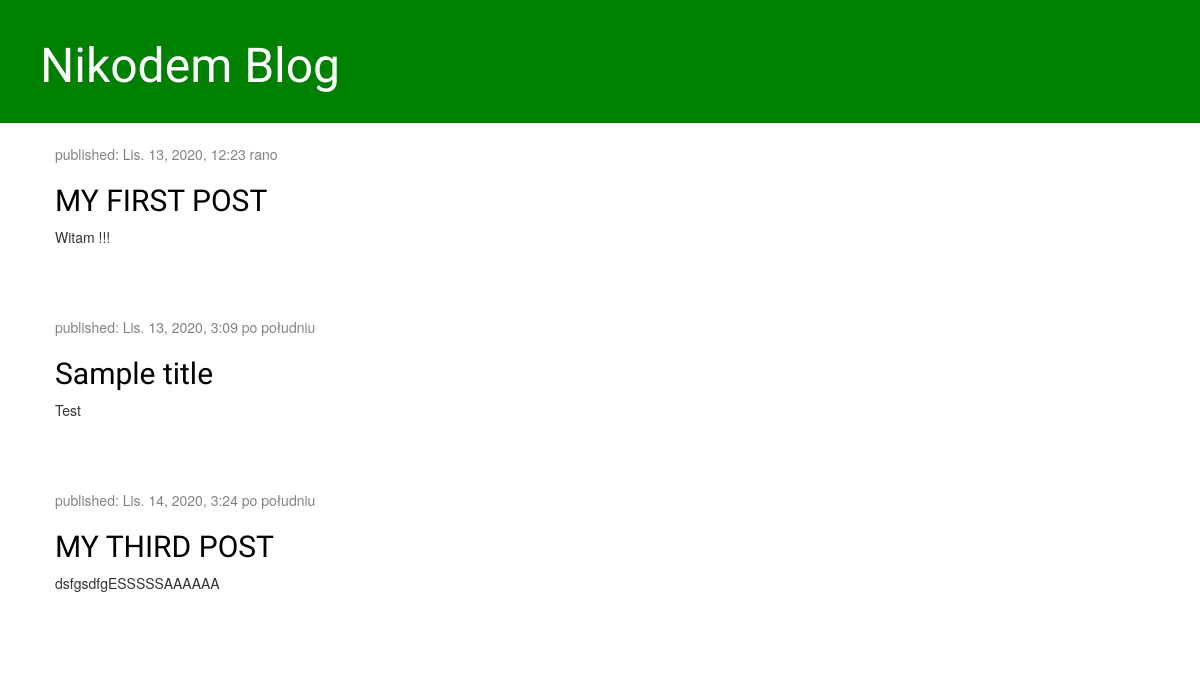
/, run on an earlier commit of the app's database.
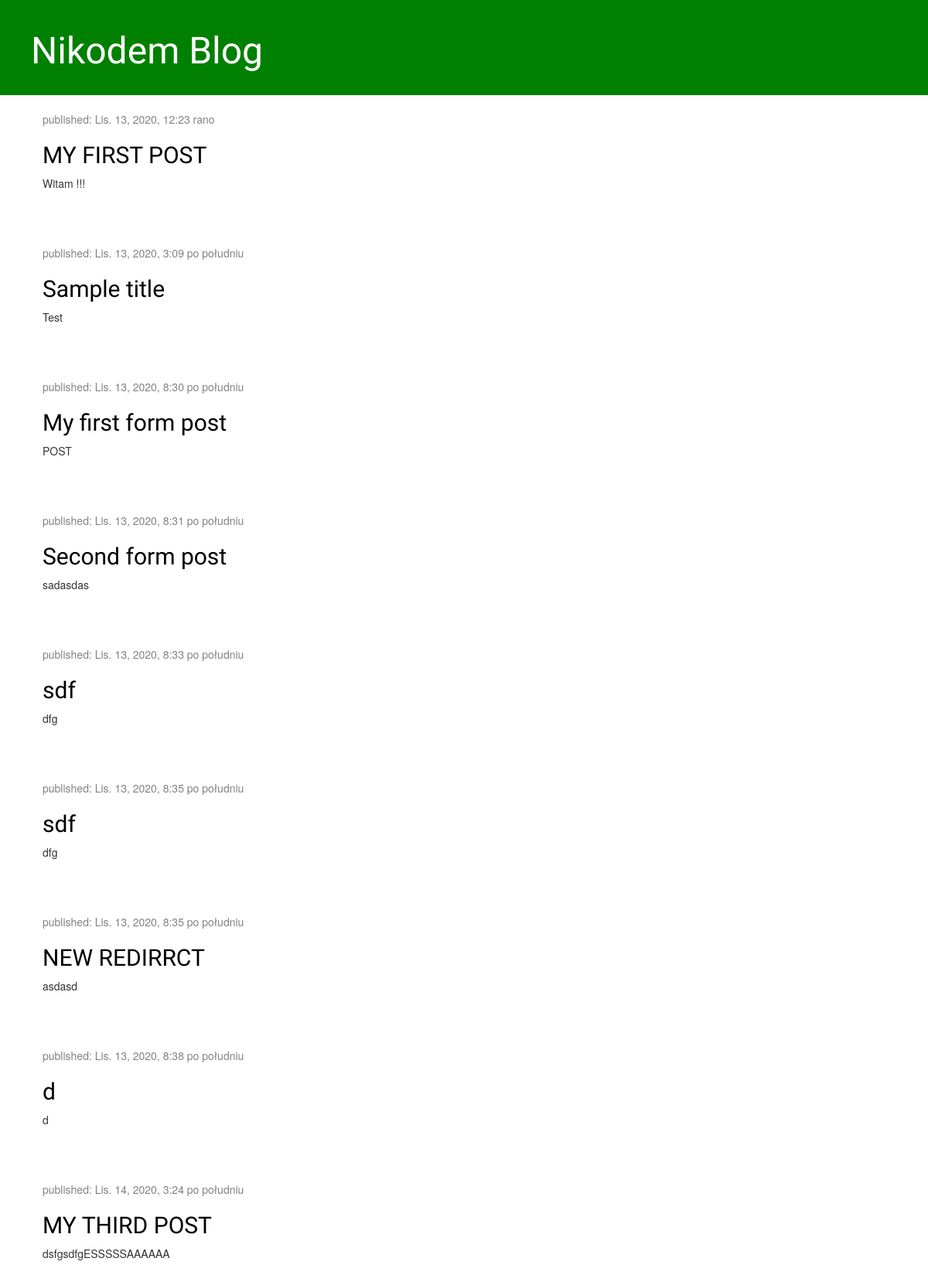
And on a later commit of the database.
### blog/models.py (models this page shows, shortened)
class Post(models.Model):  #Definiujemy nasz model (obiekt post)
    author = models.ForeignKey('auth.User', on_delete=models.CASCADE)
    title = models.CharField(max_length=200)
    text = models.TextField()
    created_date = models.DateTimeField(
            default=timezone.now)
    published_date = models.DateTimeField(
            blank=True, null=True)

### blog/views.py (the view)
# urls.py: path('', views.post_list, name='post_list'),
def post_list(request):
    posts=Post.objects.filter(published_date__lte=timezone.now()).order_by('published_date')
    return render(request, 'blog/post_list.html', {'posts': posts})

### blog/templates/blog/post_list.html
{% extends 'blog/base.html' %}
{% block content %}
    {% for post in posts %}
        <div class="post">
            <div class="date">
                <p>published: {{ post.published_date }}</p>
            </div>
            <h2><a href="{% url 'post_detail' pk=post.pk %}">{{ post.title }}</a></h2>
            <p>{{ post.text|linebreaksbr }}</p>
        </div>
    {% endfor %}
{% endblock %}

### blog/templates/blog/base.html (shortened to what this page needs)
{% load static %}
<html>
<head>
    <link rel="stylesheet" href="//maxcdn.bootstrapcdn.com/bootstrap/3.2.0/css/bootstrap.min.css">
    <link rel="stylesheet" href="//maxcdn.bootstrapcdn.com/bootstrap/3.2.0/css/bootstrap-theme.min.css">
    <link rel="stylesheet" href="{% static 'css/blog.css' %}">
</head>
<body>
    <div class="page-header">
        <h1><a href="/">Nikodem Blog</a></h1>
    </div>
    <div class="content container">
        <div class="row">
            <div class="col-md-8">
                {% block content %}
                {% endblock %}
            </div>
        </div>
    </div>
</body>
</html>

### static/css/blog.css (style rules this page uses)
h1 a, h2 a { color: red; font-family: 'Charm'; }
.page-header { background-color: green; margin-top: 0; padding: 20px 20px 20px 40px; }
.page-header h1, .page-header h1 a, .page-header h1 a:visited, .page-header h1 a:active { color: #ffffff; font-size: 36pt; text-decoration: none; }
.content { margin-left: 40px; }
h1, h2, h3, h4 { font-family: 'Lobster', cursive; }
.date { color: #828282; }
.post { margin-bottom: 70px; }
.post h2 a, .post h1 a:visited { color: #000000; }

What changed in the data, as far as the page shows it:
added Post: published_date "Lis. 13, 2020, 8:30 po południu", title "My first form post", text "POST"
added Post: published_date "Lis. 13, 2020, 8:31 po południu", title "Second form post", text "sadasdas"
added Post: published_date "Lis. 13, 2020, 8:33 po południu", title "sdf", text "dfg"
added Post: published_date "Lis. 13, 2020, 8:35 po południu", title "sdf", text "dfg"
added Post: published_date "Lis. 13, 2020, 8:35 po południu", title "NEW REDIRRCT", text "asdasd"
added Post: published_date "Lis. 13, 2020, 8:38 po południu", title "d", text "d"
